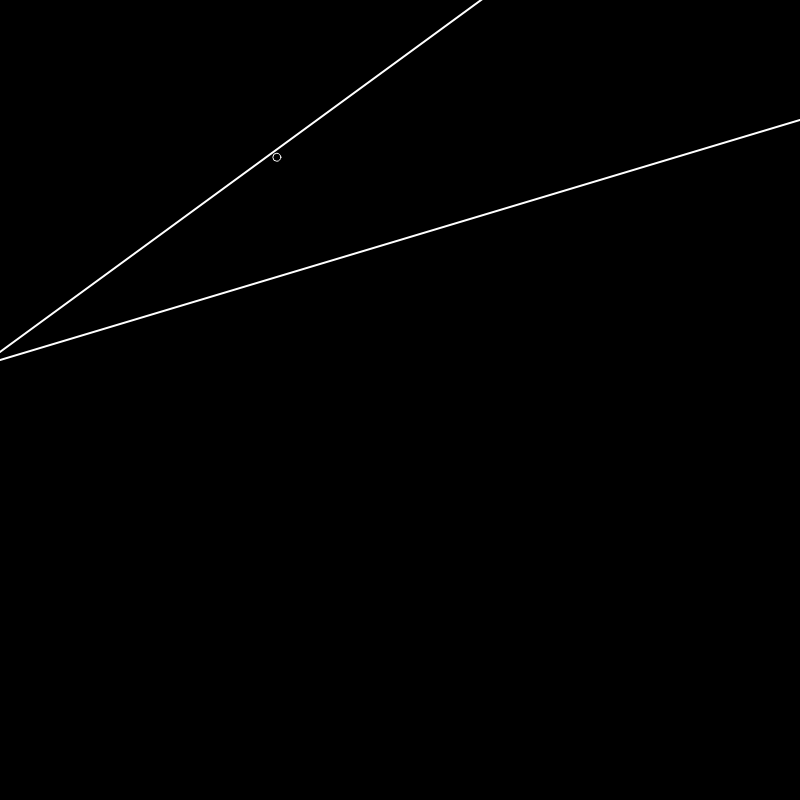
Frame 1 (no input)
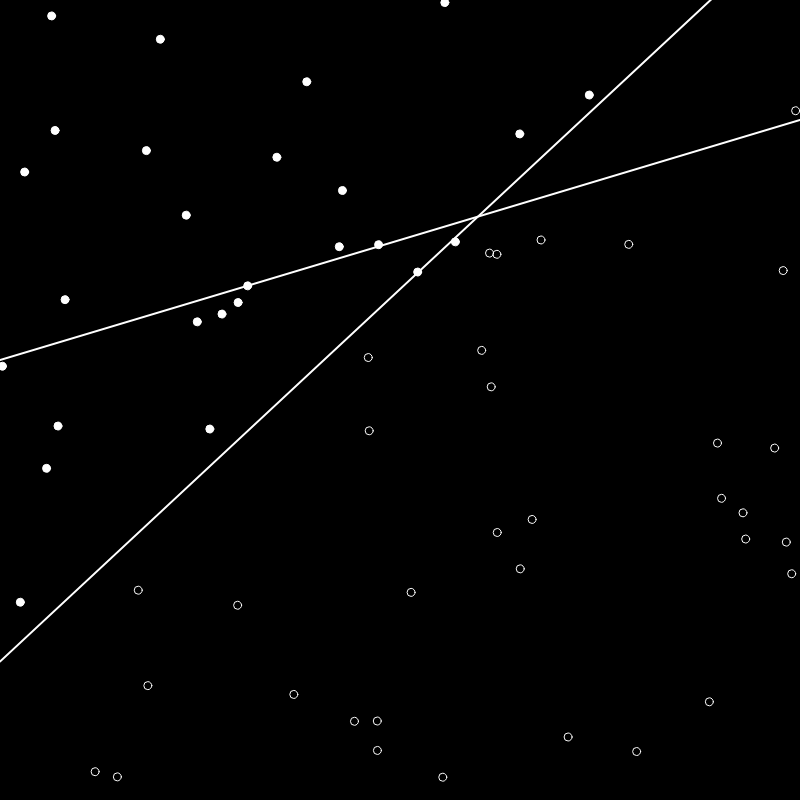
Frame 60 (no input)
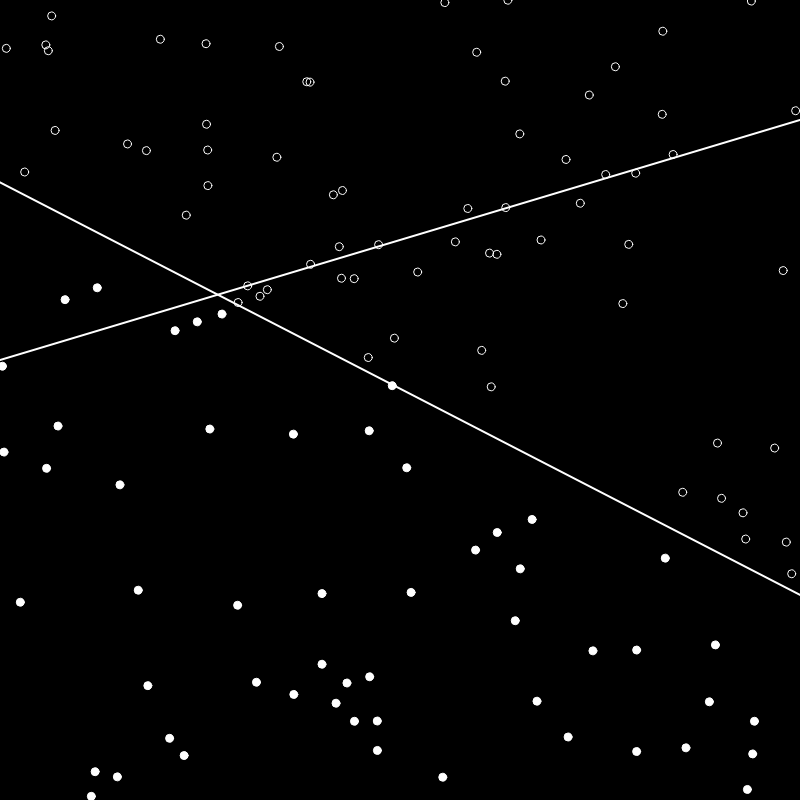
Frame 120 (the mouse pressed at the canvas centre since frame 60)

The p5.js sketch that drew these frames (run headless with seeded random() and noise() and a simulated clock; from frame 60 on, the mouse is pressed at the canvas centre):

// p5.js sketch
// ── sketch.js
let training = new Array(2000);
let ptron;
let count = 0;

let xmin = -1;
let ymin = -1;
let xmax = 1;
let ymax = 1;

let f = (x) => {
  var y = 0.3 * x + 0.4;
  return y;
};

function setup(){
  createCanvas(800,800);

  ptron = new Perceptron(3, 0.01);

  for (let i = 0; i < training.length; i++) {
    let x = random(xmin, xmax);
    let y = random(ymin, ymax);
    let answer = 1;
    if (y < f(x)) answer = -1;
    training[i] = {
      input: [x, y, 1],
      output: answer
    };
  }
}

function draw() {
  background(0);
  strokeWeight(2);
  stroke(255);
  let x1 = map(xmin, xmin, xmax, 0, width);
  let x2 = map(xmax, xmin, xmax, 0, width);
  let y1 = map(f(xmin), ymin, ymax, height, 0);
  let y2 = map(f(xmax), ymin, ymax, height, 0);
  line(x1, y1, x2, y2);
  stroke(255);
  strokeWeight(2);

  // Draw the line based on the current weights
  // Formula is weights[0]*x + weights[1]*y + weights[2] = 0
  let weights = ptron.getWeights();
  x1 = xmin;
  x2 = xmax;
  y1 = (-weights[2] - weights[0]*x1) / weights[1];
  y2 = (-weights[2] - weights[0]*x2) / weights[1];

  x1 = map(x1, xmin, xmax, 0, width);
  x2 = map(x2, xmin, xmax, 0, width);
  y1 = map(y1, ymin, ymax, height, 0);
  y2 = map(y2, ymin, ymax, height, 0);

  line(x1, y1, x2, y2);

  ptron.train(training[count].input, training[count].output);
  count = (count + 1) % training.length;

  for (var i = 0; i < count; i++) {
    stroke(255);
    strokeWeight(1);
    fill(255);
    let guess = ptron.feedforward(training[i].input);
    if(guess > 0) noFill();
    let x = map(training[i].input[0], xmin, xmax, 0, width);
    let y = map(training[i].input[1], ymin, ymax, height, 0);
    ellipse(x, y, 8, 8);
  }
}

// ── perceptron.js
class Perceptron {
  constructor(n, lr){
    this.weights = new Array(n);
    this.lr = lr;  // learning rate
    for (var i = 0; i < this.weights.length; i++) {
      this.weights[i] = random(-1,1);
    }
  }

  train(inputs, desired){
    let guess = this.feedforward(inputs);
    let error = desired - guess;
    for (let i = 0; i < this.weights.length; i++) {
      this.weights[i] += error * inputs[i] * this.lr;
    }
  }

  feedforward(inputs){
    let sum = 0;
    for (var i = 0; i < this.weights.length; i++) {
      sum += inputs[i] * this.weights[i];
    }
    // the activate function just returns 1 or -1
    return this.activate(sum);
  }

  activate(num){
    if (num > 0) return 1;
    else return -1;
  }

  getWeights(){
    return this.weights;
  }

}
